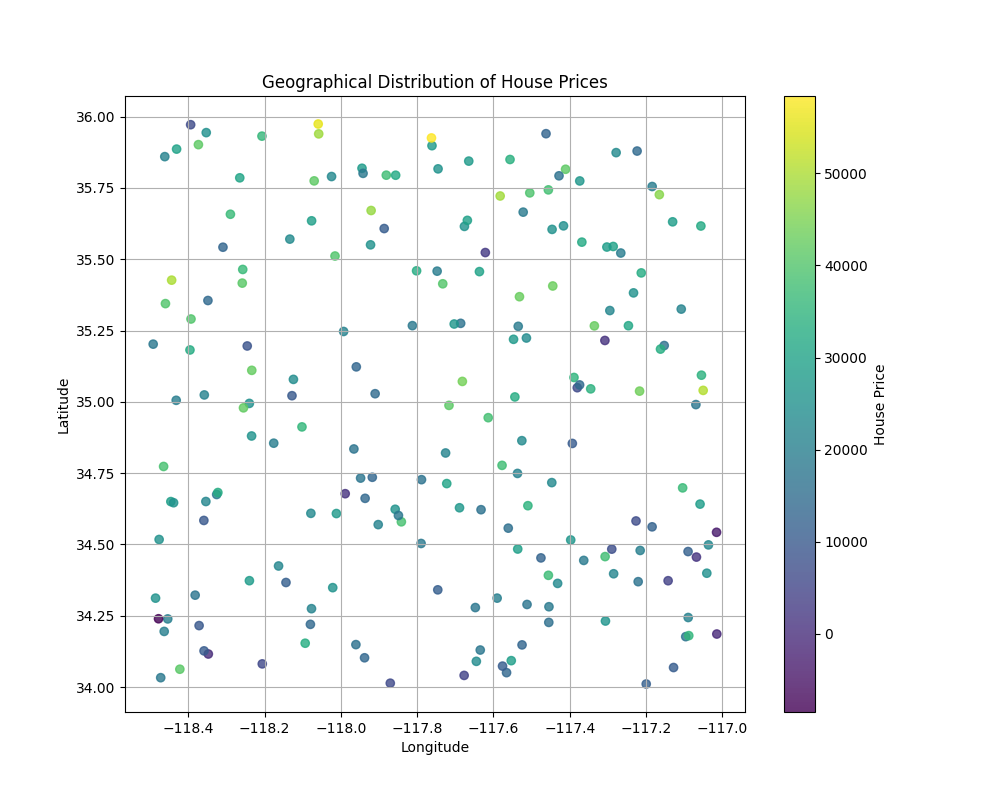

Reproduce this figure in Python.
import pandas as pd
import numpy as np
import matplotlib.pyplot as plt

# Create synthetic dataset with Latitude, Longitude, and House_Price
np.random.seed(42)
size = 200

data = {
    'Latitude': np.random.uniform(34.0, 36.0, size),   # e.g., somewhere in California
    'Longitude': np.random.uniform(-118.5, -117.0, size),
    'MedInc': np.random.normal(50, 10, size),
    'House_Price': np.zeros(size)
}

df = pd.DataFrame(data)

# Generate house prices influenced by location and median income
# For example, prices increase as latitude increases and median income increases
df['House_Price'] = (df['Latitude'] - 34) * 10000 + df['MedInc'] * 300 + np.random.normal(0, 10000, size)

# Scatter plot of locations color-coded by house price
plt.figure(figsize=(10, 8))
scatter = plt.scatter(df['Longitude'], df['Latitude'], c=df['House_Price'], cmap='viridis', alpha=0.8)
plt.colorbar(scatter, label='House Price')
plt.xlabel('Longitude')
plt.ylabel('Latitude')
plt.title('Geographical Distribution of House Prices')
plt.grid(True)
plt.savefig("Geographical")
